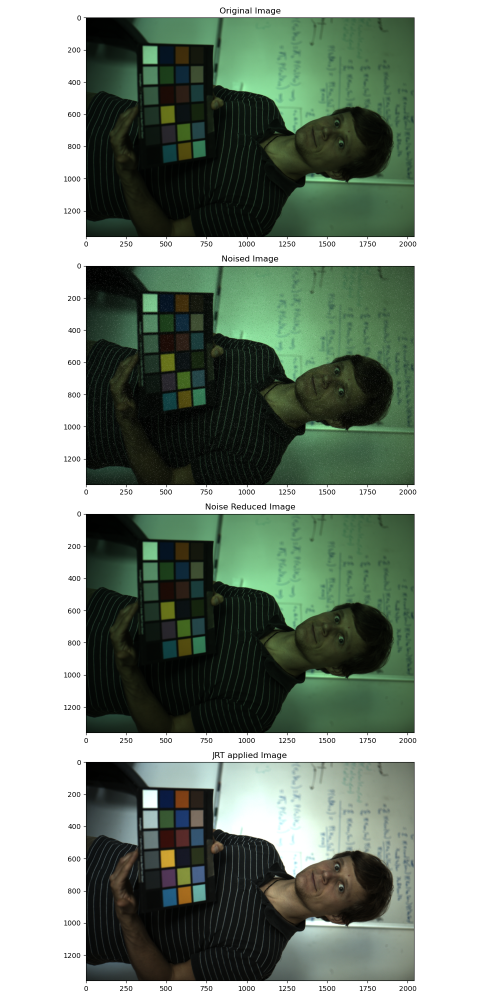
#> input picture Test_Results/Processed_IMG_10_8D5U5533.tiff.png, 1000 x 2000 px, given as the content of the folder input_images, which was not available (shown at 1/2 size)
$ python CIS_main.py
#> lines starting #> are read from the running program, lines starting #| are printed output that depends on the picture; pictures that were not available may be replaced by others from this repository, and a replacement may not be noted
### CIS_Utils.py
import numpy as np
from PIL import Image
from matplotlib.pyplot import imshow
from random import random
import time
import cv2

ELAPSED_TIME_OPT = True

# [14 lines left out: function imgload, not called in this run]

def imgload_cv(name = "", mode = 'RGB'):
#> called with name = 'Processed_IMG_10_8D5U5533.tiff.png', mode = 'RGB'
    start_time = time.time()

    if (mode == "RGB"):
        mode__ = cv2.IMREAD_COLOR
    elif (mode == "GRAY"):
        mode__ = cv2.IMREAD_GRAYSCALE

    img = cv2.imread("input_images/" + name, mode__)
#> img is the input picture: shape (2000, 1000, 3); mean B, G, R 141.5, 152.6, 141

    # if (img.mode is not 'RGB'):
    #     raise NotImplementedError()

    # im = np.array(img)

    elapsed_time = time.time() - start_time
    if (ELAPSED_TIME_OPT):
        print("Elapsed Time of imgload_cv : %d (sec)" %elapsed_time)

    return img

# [78 lines left out: functions add_salt_pepper_noise, salt_and_pepper, not called in this run]

def salt_and_pepper_fast(image, noise_typ, amount):
#> called with noise_typ = 's&p', amount = 0.01
    start_time = time.time()
    if (type(image) is not "numpy.ndarray"):
        if ((len(image.shape) != 3) and (len(image.shape) != 2)):
            raise ValueError("'input_image' MUST be 2D or 3D image np array")

    np.random.seed(123)

    if noise_typ == "gauss":
        row,col,ch= image.shape
        mean = 0
        #var = 0.1
        #sigma = var**0.5
        gauss = np.random.normal(mean,1,(row,col,ch))
        gauss = gauss.reshape(row,col,ch)
        noisy = image + gauss

        elapsed_time = time.time() - start_time
        if (ELAPSED_TIME_OPT):
            print("Elapsed Time of salt_and_pepper_fast : %d (sec)" %elapsed_time)

        return noisy

    elif noise_typ == "s&p":
        row,col,ch = image.shape
        s_vs_p = 0.5
        amount = 0.04
        out = image

        # Salt mode
        num_salt = np.ceil(amount * image.size * s_vs_p)
        coords = [np.random.randint(0, i - 1, int(num_salt)) for i in image.shape]
        out[tuple(coords)] = 255

        # Pepper mode
        num_pepper = np.ceil(amount* image.size * (1. - s_vs_p))
        coords = [np.random.randint(0, i - 1, int(num_pepper)) for i in image.shape]
        out[tuple(coords)] = 0

        elapsed_time = time.time() - start_time
        if (ELAPSED_TIME_OPT):
            print("Elapsed Time of salt_and_pepper_cv : %d (sec)" %elapsed_time)

        return out

    elif noise_typ == "poisson":
        vals = len(np.unique(image))
        vals = 2 ** np.ceil(np.log2(vals))
        noisy = np.random.poisson(image * vals) / float(vals)

        elapsed_time = time.time() - start_time
        if (ELAPSED_TIME_OPT):
            print("Elapsed Time of salt_and_pepper_cv : %d (sec)" %elapsed_time)

        return noisy

    elif noise_typ =="speckle":
        row,col,ch = image.shape
        gauss = np.random.randn(row,col,ch)
        gauss = gauss.reshape(row,col,ch)
        noisy = image + image * gauss

        elapsed_time = time.time() - start_time
        if (ELAPSED_TIME_OPT):
            print("Elapsed Time of salt_and_pepper_cv : %d (sec)" %elapsed_time)

        return noisy

# [12 lines left out: function salt_and_pepper_gray, not called in this run]

### CIS_Processing.py
import numpy as np
import time

ELAPSED_TIME_OPT = True

def hw_RSEPD(input_image = None, Ts = 20):
    start_time = time.time()

    if (type(input_image) is not "numpy.ndarray"):
        if ((len(input_image.shape) is not 2)):
            raise ValueError("'input_image' MUST be 2D image np array")

    rowsize, colsize = input_image.shape
    # colsize = input_image.shape[1]
    denoised_image = np.zeros((rowsize, colsize), dtype = np.float64)

    padIm = np.pad(input_image, [1, 1], 'symmetric').astype(np.float64)

    row_buffer = np.zeros(colsize, dtype = np.float64)

    for i in range(1, rowsize + 1):
        for j in range(1, colsize + 1):
            ## Extreme Data Detector
            MINinW = 0.
            MAXinW = 255.
            pi = 0

            # f_bar = padIm[i, j]
            f_bar = 0
            flag1 = padIm[i, j] == MINinW
            flag2 = padIm[i, j] == MAXinW

            if ((padIm[i, j] == MINinW) or (padIm[i, j] == MAXinW)):
                pi = 1 # Noisy pixel

            if (pi == 0): # If not noisy pixel
                f_bar = padIm[i, j]

            else:

                if ((padIm[i + 1, j] == MINinW) or padIm[i + 1, j] == MAXinW):

                    ### Edge-Oriented Noise filter
                    # If surrounding pixel is noisy
                    if ((padIm[i - 1, j - 1] == MINinW) and (padIm[i - 1, j] == MINinW) and (padIm[i - 1, j + 1] == MINinW)):
                        f_hat = MINinW
                    elif ((padIm[i - 1, j - 1] == MAXinW) and (padIm[i - 1, j] == MAXinW) and (padIm[i - 1, j + 1] == MAXinW)):
                        f_hat = MAXinW
                    else:
                        f_hat = ((padIm[i - 1, j - 1]) + 2 * (padIm[i - 1, j]) + (padIm[i - 1, j + 1])) / 4

                else: # If surrounding pixel is not noisy
                    Da = abs(padIm[i - 1, j - 1] - padIm[i + 1, j])
                    Db = abs(padIm[i - 1, j]     - padIm[i + 1, j])
                    Dc = abs(padIm[i - 1, j + 1] - padIm[i + 1, j])

                    f_hat_Da = (padIm[i - 1, j - 1] + padIm[i + 1, j]) / 2
                    f_hat_Db = (padIm[i - 1, j]     + padIm[i + 1, j]) / 2
                    f_hat_Dc = (padIm[i - 1, j + 1] + padIm[i + 1, j]) / 2

                    D = np.array([Da, Db, Dc])
                    Dmin = np.min(D)

                    if (Dmin == Da):
                        f_hat = f_hat_Da
                    elif (Dmin == Db):
                        f_hat = f_hat_Db
                    else:
                        f_hat = f_hat_Dc

                # Impulse Arbiter
                if (abs(padIm[i, j] - f_hat) > Ts):
                    f_bar = f_hat
                else:
                    f_bar = padIm[i, j]

            row_buffer[j - 1] = f_bar

        row_buffer = np.round(row_buffer, 0)
        denoised_image[i - 1, :] = row_buffer
        # temp = np.pad(row_buffer, [1], 'symmetric')
        padIm[i, :] = np.pad(row_buffer, [1], 'symmetric')

    print("hw_RSEPD end")
    denoised_image = np.clip(denoised_image, 0, 255)
    denoised_image = denoised_image.astype(np.uint8)
    elapsed_time = time.time() - start_time
    if (ELAPSED_TIME_OPT):
        print("Elapsed Time of hw_RSEPD : %d (sec)" %elapsed_time)
    return denoised_image


# [355 lines left out: functions hw_RSEPD_fast_HT, hw_RSEPD_Rev, hw_RSEPD_fast, hw_RSEPD_fast_U8, not called in this run]

def paper_jrt(input_image = None, N = 4):
    start_time = time.time()
    if (type(input_image) is not "numpy.ndarray"):
        if ((len(input_image.shape) != 3) and (len(input_image.shape) != 2)):
            raise ValueError("'input_image' MUST be 2D or 3D image np array")

    input_image = input_image.astype(np.float64)
    output_image = np.zeros(input_image.shape)
    rowsize = (input_image.shape[0]) // N

    now = 0
    # gain = 0
    gain = np.zeros([input_image.shape[0], input_image.shape[2]], dtype = np.float64)

    for i in range(1, rowsize + 1):
        before = now
        # temp1 = input_image[:, N * (i - 1) : N * i, :]
        # temp = np.sum(input_image[:, N * (i - 1) : N * i, :], 1)
        now = np.squeeze(np.sum(input_image[:, N * (i - 1) : N * i, :], 1))

        if (i == 1):
            gain = now
        else:
            gain = gain + np.abs(before - now)
        # gain_view = np.sum(gain, 0)
        a = np.sum(gain, 0)

    finalGain = np.sum(gain, 0)

    som = np.sqrt((finalGain[0] ** 2) + (finalGain[1] ** 2) + (finalGain[2] ** 2))

    gain_R = 1 / (finalGain[0] / som)
    gain_G = 1 / (finalGain[1] / som)
    gain_B = 1 / (finalGain[2] / som)

    output_image[:, :, 0] = gain_R * input_image[:, :, 0]
    output_image[:, :, 1] = gain_G * input_image[:, :, 1]
    output_image[:, :, 2] = gain_B * input_image[:, :, 2]

    ## Value Check!!
    # is_valid = output_image[output_image < 0]
    output_image = np.clip(output_image, 0.0, 255.0)
    output_image = np.uint8(output_image)
    elapsed_time = time.time() - start_time
    if (ELAPSED_TIME_OPT):
        print("Elapsed Time of paper_jrt : %d (sec)" %elapsed_time)

    print("hw_JRT end")
    return output_image

# [37 lines left out: function white_balance, not called in this run]

### CIS_main.py
import numpy as np
from CIS_Processing import *
from CIS_Utils import *
import cv2
from matplotlib import pyplot as plt
import os
from scipy.io import loadmat
import time


testImages = os.listdir("input_images")
numImages = len(testImages)

noiseRatio = [0.02]
numNoise = len(noiseRatio)

# filters = ["median","HW-SEPD", "HW-DTBDM", "HW-RSEPD"]
filters = ["HW-RSEPD"]
numFilters = len(filters)

psnrs = np.zeros((numFilters, numNoise))

if (numFilters >= 7):
    plotshape = 0
    raise NotImplementedError("Too many filters are considered!!!")

else:
    plotshape = [13,23,23,23,33,33,33]

for nr in range(numNoise):
    for imnum in range(numImages):
        curr_file = testImages[imnum]
        # if ((testImages[imnum] == ".DS_Store") or (testImages[imnum] == "Gray Scale")):
        if (not ("tiff" in curr_file)):
            continue

        ori_image = imgload_cv(testImages[imnum], 'RGB')
        print("Processing %s File..." %testImages[imnum])
        fig = plt.figure(1, figsize = [10, 20])
        plt.subplot(4,1,1)
        plt.title("Original Image")
        plt.imshow(ori_image)

        image_noise = salt_and_pepper_fast(ori_image, "s&p", 0.01)
        plt.subplot(4,1,2)
        plt.title("Noised Image")
        plt.imshow(image_noise)

        image_NR = np.zeros(ori_image.shape, dtype = np.uint8)

        image_NR[:, :, 0] = hw_RSEPD(image_noise[:, :, 0], 20)
#> after the loop in hw_RSEPD, `for i in range(1, rowsize + 1):`:
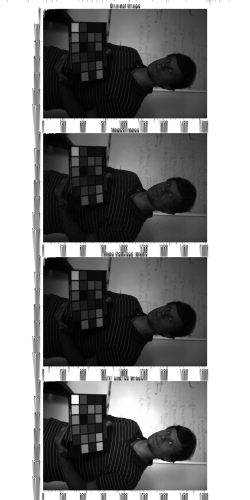
#> denoised_image: shape (2000, 1000) float64 (shown at 1/4 size); min 0, max 255, mean 137.7
#> after the loop in hw_RSEPD, `for i in range(1, rowsize + 1):`: row_buffer = 1000 values, max 255 at index 0, min 104 at index 648, mean 226.9
        image_NR[:, :, 1] = hw_RSEPD(image_noise[:, :, 1], 20)
#> call 2 of hw_RSEPD, with Ts = 20
#> after the loop in hw_RSEPD (call 2), `for i in range(1, rowsize + 1):`:
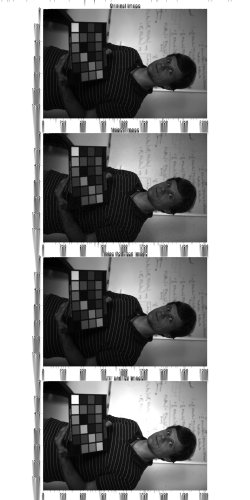
#> denoised_image: shape (2000, 1000) float64 (shown at 1/4 size); min 0, max 255, mean 148.8
#> after the loop in hw_RSEPD (call 2), `for i in range(1, rowsize + 1):`: row_buffer = 1000 values, max 255 at index 0, min 102 at index 411, mean 226.5
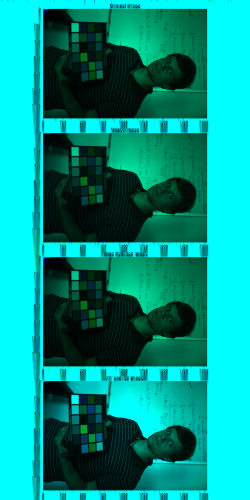
#> image_NR: shape (2000, 1000, 3) (shown at 1/4 size); mean B, G, R 137.7, 148.8, 0
        image_NR[:, :, 2] = hw_RSEPD(image_noise[:, :, 2], 20)
#> call 3 of hw_RSEPD, with Ts = 20
#> after the loop in hw_RSEPD (call 3), `for i in range(1, rowsize + 1):`:
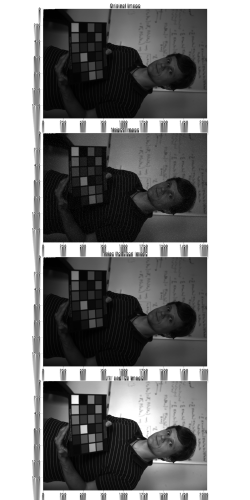
#> denoised_image: shape (2000, 1000) float64 (shown at 1/4 size); min 0, max 255, mean 137.3
#> after the loop in hw_RSEPD (call 3), `for i in range(1, rowsize + 1):`: row_buffer = 1000 values, max 255 at index 0, min 102 at index 648, mean 226.6
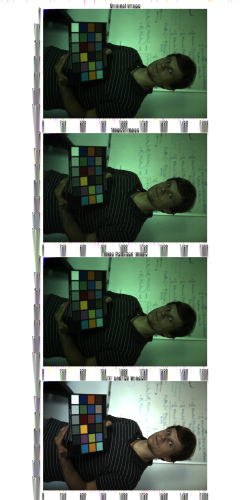
#> image_NR: shape (2000, 1000, 3) (shown at 1/4 size); mean B, G, R 137.7, 148.8, 137.3

        plt.subplot(4,1,3)
        plt.title("Noise Reduced Image")
        plt.imshow(image_NR)

        image_JRT = paper_jrt(ori_image, 4)
#> the loop in paper_jrt, `for i in range(1, rowsize + 1):` made 500 passes
#> a on passes 1 to 3: [1979820, 1977015, 2040000], [2085135, 2084880, 2040000], [2183310, 2197335, 2040000]
#> in paper_jrt, `finalGain = np.sum(gain, 0)`: finalGain = [38274692, 39402400, 15490900]
#> in paper_jrt, `som = np.sqrt((finalGain[0] ** 2) + (finalGain[1] ** 2) + (finalGain[2..`: som = 57074242.5
#> in paper_jrt, `gain_R = 1 / (finalGain[0] / som)`: gain_R = 1.49
#> in paper_jrt, `gain_G = 1 / (finalGain[1] / som)`: gain_G = 1.45
#> in paper_jrt, `gain_B = 1 / (finalGain[2] / som)`: gain_B = 3.68
#> in paper_jrt, `output_image[:, :, 2] = gain_B * input_image[:, :, 2]`:
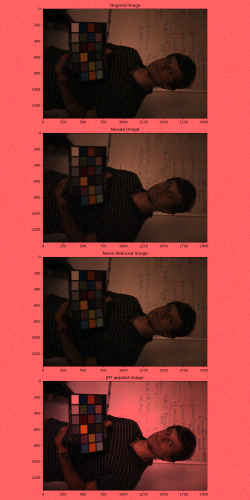
#> output_image: shape (2000, 1000, 3) float64 (shown at 1/4 size); mean of channels 0, 1, 2 209.7, 218.7, 519.5; drawn with min black and max white
#> in paper_jrt, `output_image = np.clip(output_image, 0.0, 255.0)`:
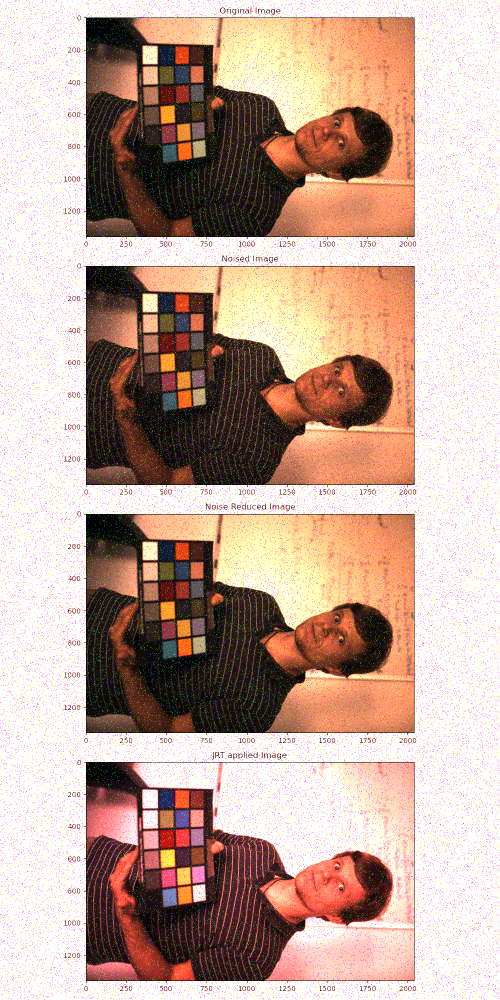
#> output_image: shape (2000, 1000, 3) float64 (shown at 1/2 size); mean of channels 0, 1, 2 154.9, 167.6, 195.6; drawn as B, G, R
        plt.subplot(4,1,4)
        plt.title("JRT applied Image")
        plt.imshow(image_JRT)

        plt.show()
        fig.savefig("Test_Results/Processed_IMG_%s.png" %testImages[imnum])
        # fig.savefig("Test_Result_Rev/Processed_IMG_%s.png" % testImages[imnum])

$ run again, on Test_Results/Processed_IMG_15_8D5U5538.tiff.png
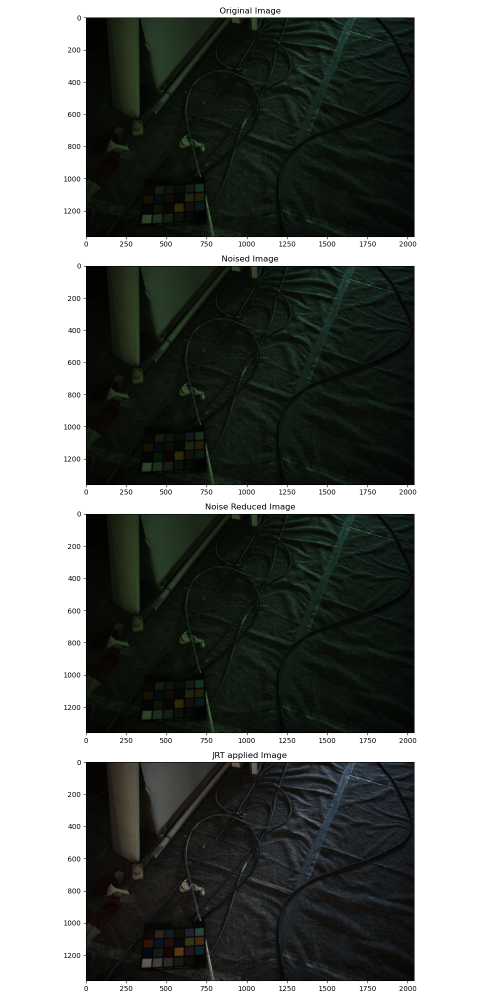
#> input picture Test_Results/Processed_IMG_15_8D5U5538.tiff.png, 1000 x 2000 px, given as the content of the folder input_images, which was not available (shown at 1/2 size)
#> in imgload_cv, img is the input picture: shape (2000, 1000, 3); mean B, G, R 117.9, 121, 117.7
#> after the loop in hw_RSEPD, `for i in range(1, rowsize + 1):`: row_buffer = 1000 values, max 255 at index 0, min 104 at index 648, mean 226.9
#> after the loop in hw_RSEPD (call 2), `for i in range(1, rowsize + 1):`:
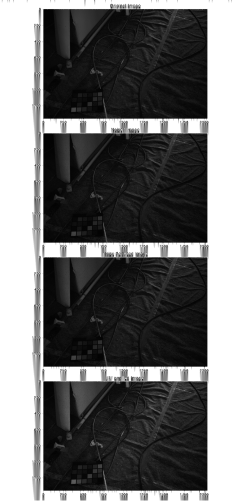
#> padIm: shape (2002, 1002) float64 (shown at 1/4 size); min 0, max 255, mean 117.4
#> after the loop in hw_RSEPD (call 2), `for i in range(1, rowsize + 1):`: row_buffer = 1000 values, max 255 at index 0, min 102 at index 411, mean 226.3
#> the loop in paper_jrt, `for i in range(1, rowsize + 1):` made 500 passes
#> a on passes 1 to 3: [1979820, 1977015, 2040000], [2085135, 2084880, 2040000], [2183310, 2197335, 2040000]
#> finalGain = [37503544, 37906752, 13077950]
#> som = 54904193.2
#> gain_R = 1.46
#> gain_G = 1.45
#> gain_B = 4.2
#> in paper_jrt, `output_image = np.clip(output_image, 0.0, 255.0)`:
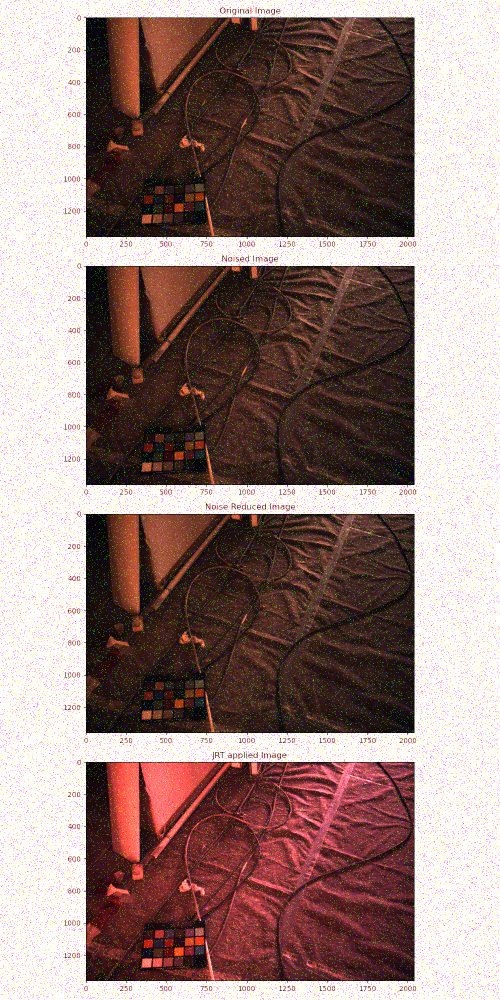
#> output_image: shape (2000, 1000, 3) float64 (shown at 1/2 size); mean of channels 0, 1, 2 123.4, 127.5, 151.7; drawn as B, G, R
